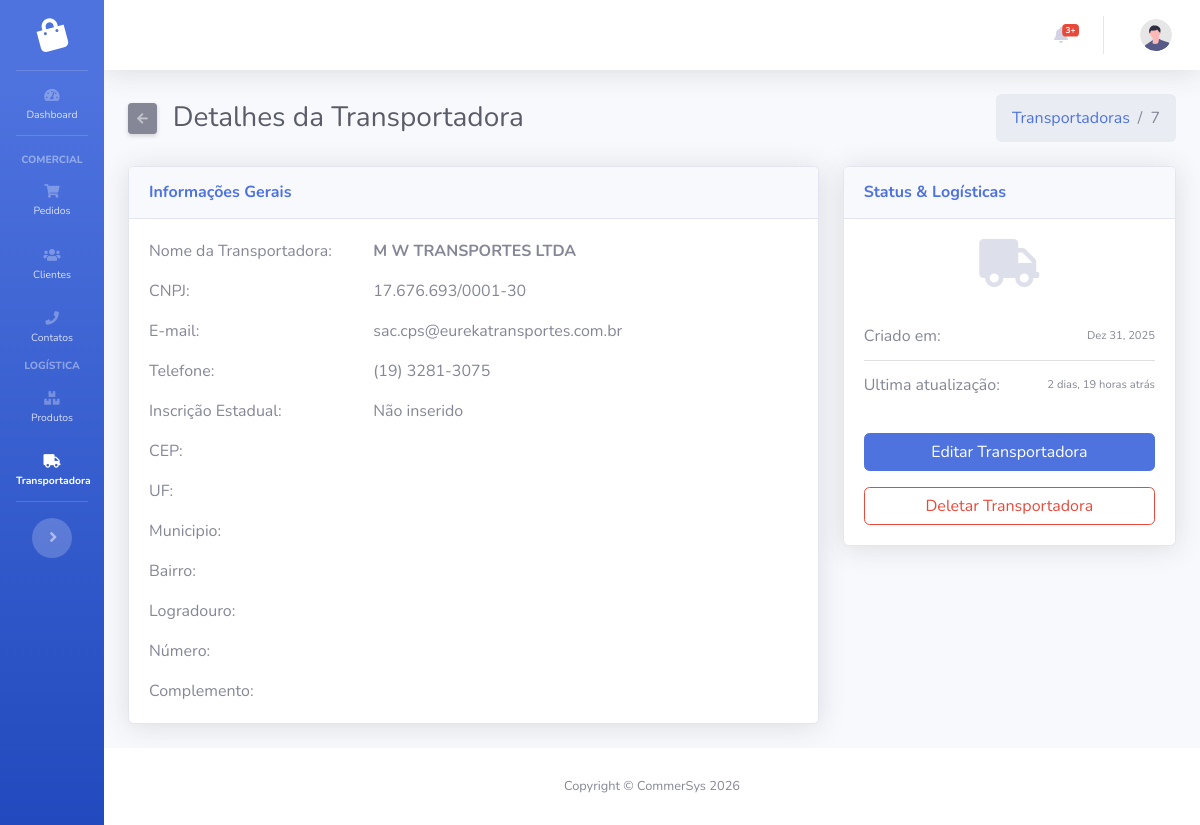
Page /logistica/transportadoras/7/ on the earlier database version.
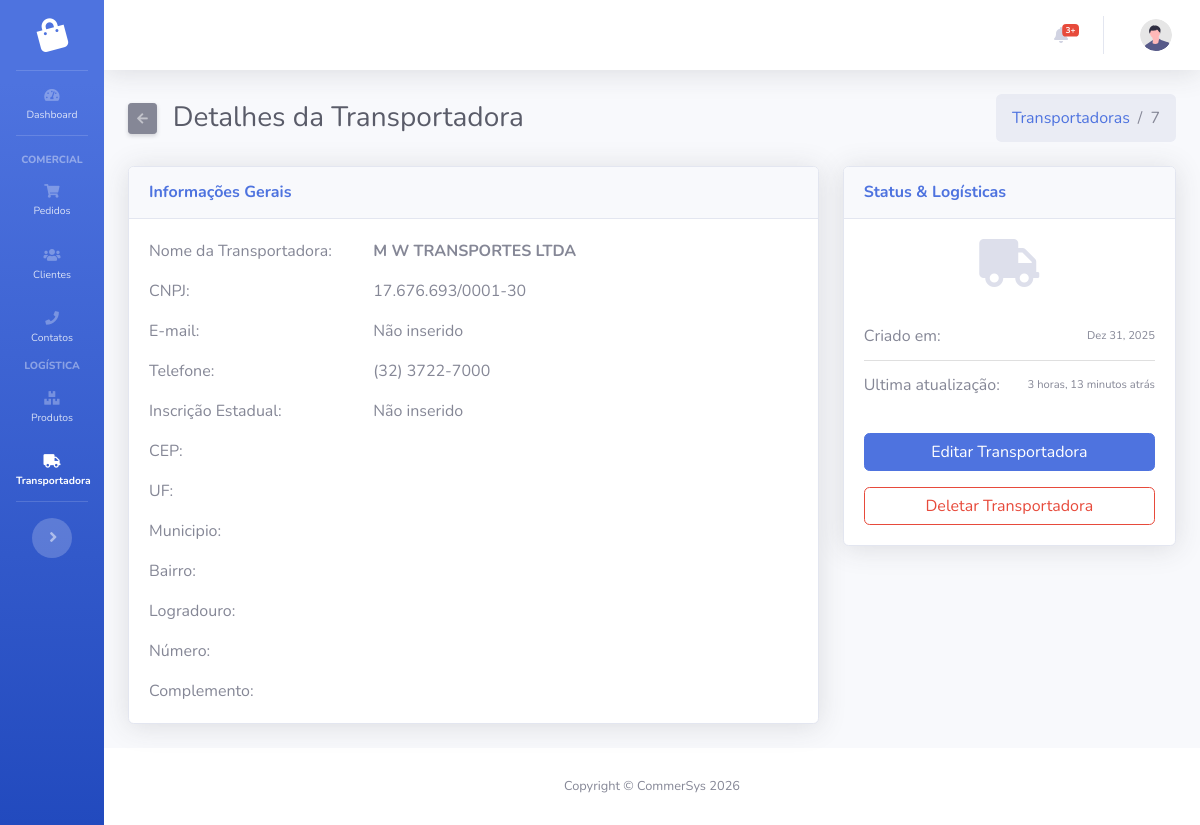
Same page on the later database version.
### logistica/models.py (models this page shows, shortened)
class Transportadora(models.Model):
    nome = models.CharField(max_length=150)
    cnpj = models.CharField(max_length=20, unique=True)
    email = models.EmailField(max_length=254, blank=True, null=True)
    telefone = models.CharField(max_length=20, blank=True, null=True)
    inscricao_estadual = models.CharField(max_length=50, blank=True, null=True)
    created_at = models.DateTimeField(auto_now_add=True)
    updated_at = models.DateTimeField(auto_now=True)

### logistica/views.py (the view)
# urls.py: path('transportadoras/<int:pk>/', views.TransportadoraDetailView.as_view(), name='transportadora_detail'),
class TransportadoraDetailView(DetailView):
    model = Transportadora
    template_name = "logistica/transportadora_detail.html"
    context_object_name = "transportadora"

### logistica/templates/logistica/transportadora_detail.html (shortened to what the changed rows need)
{% extends 'base.html' %}
{% block content %}
<div class="d-sm-flex align-items-center justify-content-between mb-4">
  <div class="d-flex align-items-center">
    <h1 class="h3 mb-0 text-gray-800">Detalhes da Transportadora</h1>
  </div>
  <nav aria-label="breadcrumb" class="d-none d-md-inline-block">
    <ol class="breadcrumb mb-0">
      <li class="breadcrumb-item"><a href="{% url 'logistica:transportadoras' %}">Transportadoras</a></li>
      <li class="breadcrumb-item active" aria-current="page">{{ transportadora.id }}</li>
    </ol>
  </nav>
</div>
<div class="row">
  <div class="col-lg-8">
    <div class="card shadow mb-4">
      <div class="card-body">
        <div class="row mb-3">
          <div class="col-sm-4 text-muted">Nome da Transportadora:</div>
          <div class="col-sm-8 font-weight-bold">{{ transportadora.nome|default_if_none:'Não inserido' }}</div>
        </div>
        <div class="row mb-3">
          <div class="col-sm-4 text-muted">CNPJ:</div>
          <div class="col-sm-8">{{ transportadora.cnpj|default_if_none:'Não inserido' }}</div>
        </div>
        <div class="row mb-3">
          <div class="col-sm-4 text-muted">E-mail:</div>
          <div class="col-sm-8">{{ transportadora.email|default_if_none:'Não inserido' }}</div>
        </div>
        <div class="row mb-3">
          <div class="col-sm-4 text-muted">Telefone:</div>
          <div class="col-sm-8">{{ transportadora.telefone|default_if_none:'Não inserido' }}</div>
        </div>
        <div class="row mb-3">
          <div class="col-sm-4 text-muted">Inscrição Estadual:</div>
          <div class="col-sm-8">{{ transportadora.inscricao_estadual|default_if_none:'Não inserido' }}</div>
        </div>
      </div>
    </div>
  </div>
  <div class="col-lg-4">
    <div class="card shadow mb-4">
      <div class="card-body">
        <ul class="list-group list-group-flush">
          <li class="list-group-item d-flex justify-content-between align-items-center px-0">
            Criado em:
            <span class="text-xs">{{ transportadora.created_at|date:"M d, Y" }}</span>
          </li>
          <li class="list-group-item d-flex justify-content-between align-items-center px-0">
            Ultima atualização:
            <span class="text-xs">{{ transportadora.updated_at|timesince }} atrás</span>
          </li>
        </ul>
      </div>
    </div>
  </div>
</div>
{% endblock %}

Differences in the rows shown:
changed Transportadora "M W TRANSPORTES LTDA": email "sac.cps@eurekatransportes.com.br" → "Não inserido"; telefone "(19) 3281-3075" → "(32) 3722-7000"; updated_at "2 dias, 19 horas" → "3 horas, 13 minutos"
